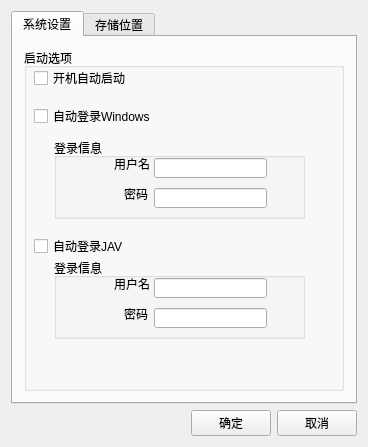
<?xml version="1.0" encoding="UTF-8"?>
<ui version="4.0">
 <class>MainDialog</class>
 <widget class="QDialog" name="MainDialog">
  <property name="geometry">
   <rect>
    <x>0</x>
    <y>0</y>
    <width>368</width>
    <height>393</height>
   </rect>
  </property>
  <property name="windowTitle">
   <string>JAVShell设置</string>
  </property>
  <layout class="QVBoxLayout" name="verticalLayout">
   <item>
    <widget class="QTabWidget" name="tabWidget">
     <property name="currentIndex">
      <number>0</number>
     </property>
     <widget class="QWidget" name="tab">
      <attribute name="title">
       <string>系统设置</string>
      </attribute>
      <layout class="QVBoxLayout" name="verticalLayout_2">
       <item>
        <widget class="QGroupBox" name="groupBox">
         <property name="title">
          <string>启动选项</string>
         </property>
         <widget class="QCheckBox" name="checkBox">
          <property name="geometry">
           <rect>
            <x>10</x>
            <y>20</y>
            <width>371</width>
            <height>20</height>
           </rect>
          </property>
          <property name="text">
           <string>开机自动启动</string>
          </property>
         </widget>
         <widget class="QCheckBox" name="checkBox_2">
          <property name="geometry">
           <rect>
            <x>10</x>
            <y>60</y>
            <width>381</width>
            <height>16</height>
           </rect>
          </property>
          <property name="text">
           <string>自动登录Windows</string>
          </property>
         </widget>
         <widget class="QGroupBox" name="groupBox_2">
          <property name="geometry">
           <rect>
            <x>30</x>
            <y>90</y>
            <width>251</width>
            <height>81</height>
           </rect>
          </property>
          <property name="title">
           <string>登录信息</string>
          </property>
          <widget class="QLineEdit" name="lineEdit_2">
           <property name="geometry">
            <rect>
             <x>100</x>
             <y>20</y>
             <width>113</width>
             <height>20</height>
            </rect>
           </property>
          </widget>
          <widget class="QLineEdit" name="lineEdit">
           <property name="geometry">
            <rect>
             <x>100</x>
             <y>50</y>
             <width>113</width>
             <height>20</height>
            </rect>
           </property>
          </widget>
          <widget class="QLabel" name="label">
           <property name="geometry">
            <rect>
             <x>60</x>
             <y>20</y>
             <width>54</width>
             <height>12</height>
            </rect>
           </property>
           <property name="text">
            <string>用户名</string>
           </property>
          </widget>
          <widget class="QLabel" name="label_2">
           <property name="geometry">
            <rect>
             <x>70</x>
             <y>50</y>
             <width>54</width>
             <height>12</height>
            </rect>
           </property>
           <property name="text">
            <string>密码</string>
           </property>
          </widget>
         </widget>
         <widget class="QCheckBox" name="checkBox_3">
          <property name="geometry">
           <rect>
            <x>10</x>
            <y>190</y>
            <width>381</width>
            <height>16</height>
           </rect>
          </property>
          <property name="text">
           <string>自动登录JAV</string>
          </property>
         </widget>
         <widget class="QGroupBox" name="groupBox_4">
          <property name="geometry">
           <rect>
            <x>30</x>
            <y>210</y>
            <width>251</width>
            <height>81</height>
           </rect>
          </property>
          <property name="title">
           <string>登录信息</string>
          </property>
          <widget class="QLineEdit" name="lineEdit_4">
           <property name="geometry">
            <rect>
             <x>100</x>
             <y>20</y>
             <width>113</width>
             <height>20</height>
            </rect>
           </property>
          </widget>
          <widget class="QLineEdit" name="lineEdit_5">
           <property name="geometry">
            <rect>
             <x>100</x>
             <y>50</y>
             <width>113</width>
             <height>20</height>
            </rect>
           </property>
          </widget>
          <widget class="QLabel" name="label_3">
           <property name="geometry">
            <rect>
             <x>60</x>
             <y>20</y>
             <width>54</width>
             <height>12</height>
            </rect>
           </property>
           <property name="text">
            <string>用户名</string>
           </property>
          </widget>
          <widget class="QLabel" name="label_4">
           <property name="geometry">
            <rect>
             <x>70</x>
             <y>50</y>
             <width>54</width>
             <height>12</height>
            </rect>
           </property>
           <property name="text">
            <string>密码</string>
           </property>
          </widget>
         </widget>
        </widget>
       </item>
      </layout>
     </widget>
     <widget class="QWidget" name="tab_2">
      <attribute name="title">
       <string>存储位置</string>
      </attribute>
      <layout class="QVBoxLayout" name="verticalLayout_3">
       <item>
        <widget class="QGroupBox" name="groupBox_3">
         <property name="title">
          <string>存储位置</string>
         </property>
         <layout class="QVBoxLayout" name="verticalLayout_4">
          <item>
           <widget class="QLabel" name="label_5">
            <property name="text">
             <string>录像路径：</string>
            </property>
           </widget>
          </item>
          <item>
           <widget class="QListView" name="listView"/>
          </item>
          <item>
           <widget class="QWidget" name="widget" native="true">
            <layout class="QHBoxLayout" name="horizontalLayout">
             <item>
              <spacer name="horizontalSpacer">
               <property name="orientation">
                <enum>Qt::Horizontal</enum>
               </property>
               <property name="sizeHint" stdset="0">
                <size>
                 <width>40</width>
                 <height>20</height>
                </size>
               </property>
              </spacer>
             </item>
             <item>
              <widget class="QPushButton" name="add_dirbtn">
               <property name="text">
                <string>增加</string>
               </property>
              </widget>
             </item>
             <item>
              <widget class="QPushButton" name="del_dirbtn">
               <property name="text">
                <string>删除</string>
               </property>
              </widget>
             </item>
            </layout>
           </widget>
          </item>
          <item>
           <widget class="QLabel" name="label_6">
            <property name="text">
             <string>抓拍路径</string>
            </property>
           </widget>
          </item>
          <item>
           <widget class="QWidget" name="widget_2" native="true">
            <layout class="QHBoxLayout" name="horizontalLayout_2">
             <item>
              <widget class="QLineEdit" name="lineEdit_6"/>
             </item>
             <item>
              <widget class="QPushButton" name="capturebtn">
               <property name="text">
                <string>...</string>
               </property>
              </widget>
             </item>
            </layout>
           </widget>
          </item>
          <item>
           <widget class="QLabel" name="label_7">
            <property name="text">
             <string>下载路径</string>
            </property>
           </widget>
          </item>
          <item>
           <widget class="QWidget" name="widget_3" native="true">
            <layout class="QHBoxLayout" name="horizontalLayout_3" stretch="0,0">
             <item>
              <widget class="QLineEdit" name="lineEdit_7"/>
             </item>
             <item>
              <widget class="QPushButton" name="downloadbtn">
               <property name="text">
                <string>...</string>
               </property>
              </widget>
             </item>
            </layout>
           </widget>
          </item>
         </layout>
        </widget>
       </item>
      </layout>
     </widget>
    </widget>
   </item>
   <item>
    <layout class="QHBoxLayout" name="horizontalLayout_4">
     <item>
      <spacer name="horizontalSpacer_2">
       <property name="orientation">
        <enum>Qt::Horizontal</enum>
       </property>
       <property name="sizeHint" stdset="0">
        <size>
         <width>40</width>
         <height>20</height>
        </size>
       </property>
      </spacer>
     </item>
     <item>
      <widget class="QPushButton" name="savebtn">
       <property name="text">
        <string>确定</string>
       </property>
      </widget>
     </item>
     <item>
      <widget class="QPushButton" name="canclebtn">
       <property name="text">
        <string>取消</string>
       </property>
      </widget>
     </item>
    </layout>
   </item>
  </layout>
  <action name="action_start">
   <property name="text">
    <string>启动</string>
   </property>
   <property name="toolTip">
    <string>启动JAVClient</string>
   </property>
  </action>
  <action name="action_stop">
   <property name="text">
    <string>停止</string>
   </property>
   <property name="toolTip">
    <string>停止JAVClient</string>
   </property>
  </action>
  <action name="action_config">
   <property name="text">
    <string>显示配置</string>
   </property>
  </action>
  <action name="action_exit">
   <property name="text">
    <string>退出</string>
   </property>
   <property name="toolTip">
    <string>退出JAVShell</string>
   </property>
  </action>
  <action name="action_restart">
   <property name="text">
    <string>重新启动</string>
   </property>
  </action>
  <action name="action_about">
   <property name="text">
    <string>关于JAVShell</string>
   </property>
   <property name="toolTip">
    <string>关于JAVShell</string>
   </property>
  </action>
 </widget>
 <layoutdefault spacing="6" margin="11"/>
 <resources>
  <include location="../res/sharenet.qrc"/>
 </resources>
 <connections>
  <connection>
   <sender>savebtn</sender>
   <signal>clicked()</signal>
   <receiver>MainDialog</receiver>
   <slot>accept()</slot>
   <hints>
    <hint type="sourcelabel">
     <x>239</x>
     <y>371</y>
    </hint>
    <hint type="destinationlabel">
     <x>183</x>
     <y>196</y>
    </hint>
   </hints>
  </connection>
  <connection>
   <sender>canclebtn</sender>
   <signal>clicked()</signal>
   <receiver>MainDialog</receiver>
   <slot>reject()</slot>
   <hints>
    <hint type="sourcelabel">
     <x>320</x>
     <y>371</y>
    </hint>
    <hint type="destinationlabel">
     <x>183</x>
     <y>196</y>
    </hint>
   </hints>
  </connection>
 </connections>
</ui>
